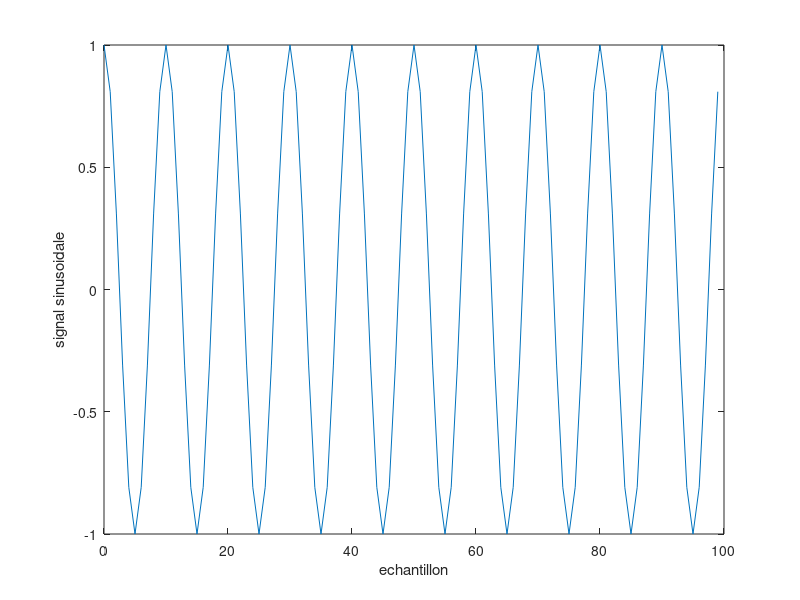
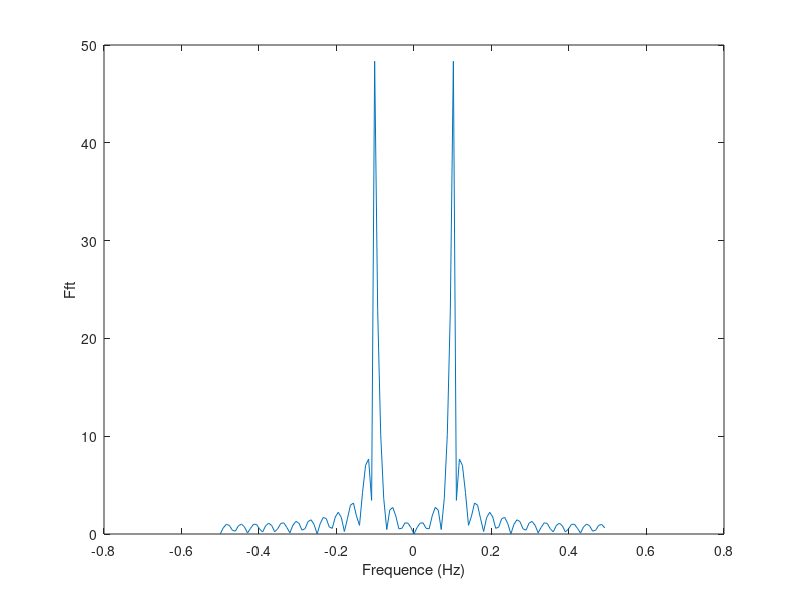
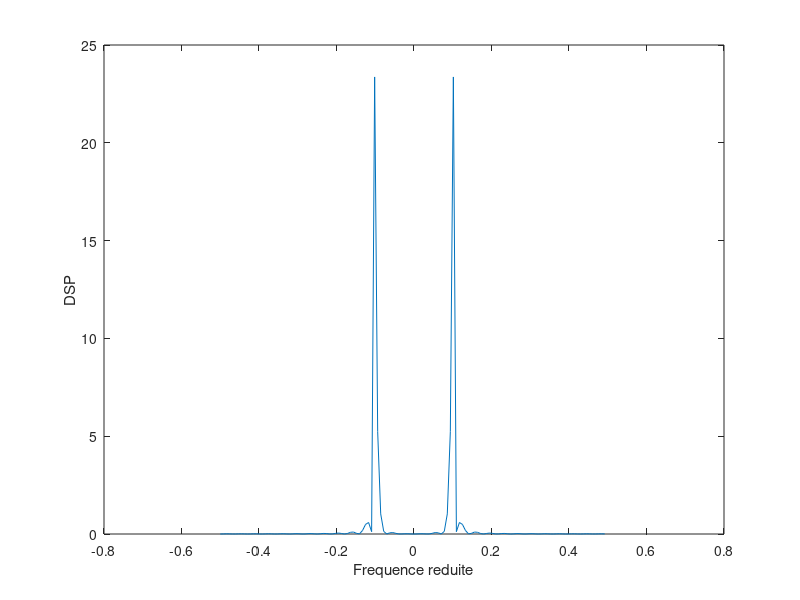
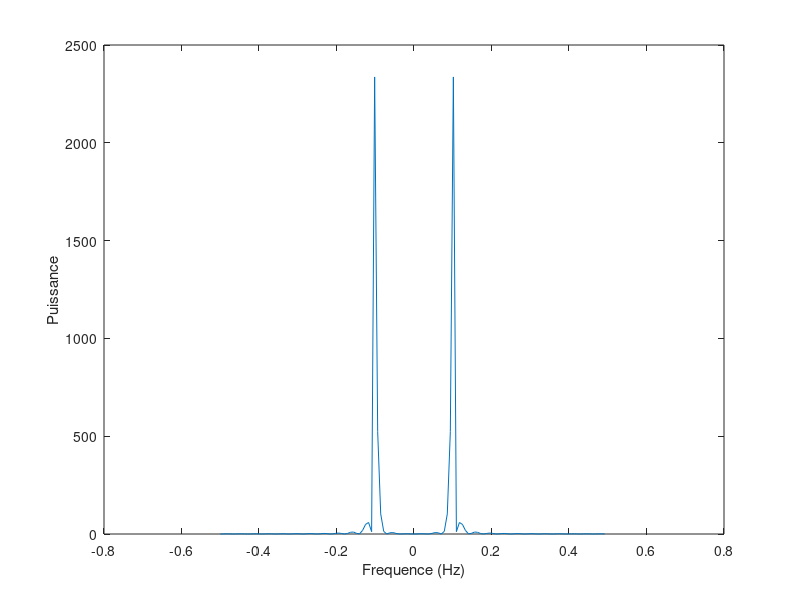

These figures' MATLAB source, in order: (Note: this script raises an error after producing the figures.)
clc 
clear all
close all

%% Projet filtre et estimations : 

Nombre_point=100;
var_bruit=0;
fech=10000;
fo=1000;
Te=1/fech;
abscisse=0:1:Nombre_point-1;
bruit = randn(1,Nombre_point)*var_bruit;
signal=cos(2*pi*(fo/fech)*abscisse)+bruit;
figure;
plot(abscisse,signal);
xlabel("echantillon");
ylabel("signal sinusoidale");


%Fft : 
Nfft = Nombre_point;
% permet d'ajouter le padding nécessaire pour avoir une puissance de 2 
while ((log2(Nfft)-floor(log2(Nfft))) ~= 0)
    Nfft=Nfft+1;
    signal=[signal 0];
    
end
% signal_padding = zeros(1,Nfft);
% for i=1:length(signal)
%     signal_padding(i) = signal(i);
% end

% fft : 
signal_f=abs(fftshift(fft(signal,Nfft)));
abscissef=-1/2:1/Nfft:(1/2-1/Nfft);
figure;
plot(abscissef,signal_f);
xlabel("Frequence (Hz)");
ylabel("Fft");

% DSP : 
Dsp= signal_f.*signal_f/Nombre_point;
figure;
plot(abscissef,Dsp);
ylabel("DSP");
xlabel("Frequence reduite");

% Puissance : 
signal_f=abs(fftshift(fft(signal,Nfft)).^2);
abscissef=-1/2:1/Nfft:(1/2-1/Nfft);
figure;
plot(abscissef,signal_f);
xlabel("Frequence (Hz)");
ylabel("Puissance");

%% périodogramme :
% calcul de 10 periodogramme pour faire un periodogramme moyenne (daniel)
signals=zeros(Nombre_point,10);
for k=1:10
    bruit = randn(Nombre_point,1)*var_bruit;
    signals(:,k)=cos(2*pi*(fo/fech).*abscisse(1,:)')+bruit;
end


figure;
plot(abscisse,signals(:,1));
title("exemple signals 1")
[periodogrammedaniel,tabperio]=periodogramme_moyenne(signals);

% affichage : 

figure;
plot(abscissef,periodogrammedaniel);
ylabel("periodogramme Daniel");

% deux approches : periodogramme lissé et périodogramme moyenné 

periodogrammewelch= Mon_Welch(signal,Nfft,fech);
figure;
plot(abscissef,periodogrammewelch);
title("periodogramme Welch");

% Mon new_welch :
recouvrement=1;
windows=ones(1,10);
[periodogrammewelch2, tabperio2]= Monnew_Welch(signal,Nfft,fech,windows,recouvrement);

figure;
semilogy(abscissef,periodogrammewelch2);
title("periodogramme Welch new version");

%% spectrogramme : 

windows = ones(1,10);
spectro = Spectrogramme(Nfft, signal,fech,windows);
Ts=1/fech;
temps=0:0.5*Ts:Ts*length(signal);
frequence=linspace(-fech/2,fech/2,Nfft);
figure;
imagesc(temps,frequence,spectro);









